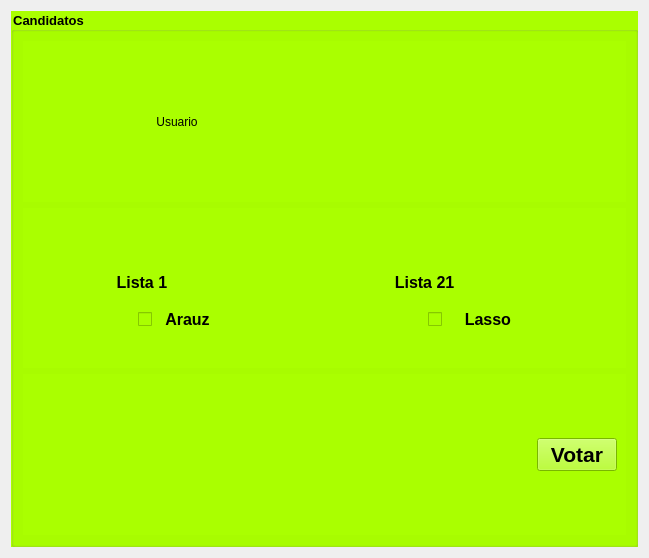
<?xml version="1.0" encoding="UTF-8"?>
<ui version="4.0">
 <class>Votacion</class>
 <widget class="QWidget" name="Votacion">
  <property name="geometry">
   <rect>
    <x>0</x>
    <y>0</y>
    <width>649</width>
    <height>558</height>
   </rect>
  </property>
  <property name="windowTitle">
   <string>Form</string>
  </property>
  <layout class="QGridLayout" name="gridLayout">
   <item row="0" column="0">
    <widget class="QGroupBox" name="grpBcandidatos_2">
     <property name="font">
      <font>
       <pointsize>10</pointsize>
       <weight>75</weight>
       <bold>true</bold>
      </font>
     </property>
     <property name="styleSheet">
      <string notr="true">background-color: rgb(171, 235, 255);
background-color: rgb(170, 255, 0);</string>
     </property>
     <property name="title">
      <string>Candidatos</string>
     </property>
     <layout class="QVBoxLayout" name="verticalLayout">
      <item>
       <widget class="QWidget" name="widget" native="true">
        <layout class="QHBoxLayout" name="horizontalLayout">
         <item>
          <widget class="QLabel" name="lblUsuario">
           <property name="text">
            <string>Usuario</string>
           </property>
           <property name="alignment">
            <set>Qt::AlignCenter</set>
           </property>
          </widget>
         </item>
         <item>
          <widget class="QLabel" name="lblNombre">
           <property name="text">
            <string/>
           </property>
           <property name="alignment">
            <set>Qt::AlignCenter</set>
           </property>
          </widget>
         </item>
        </layout>
       </widget>
      </item>
      <item>
       <widget class="QWidget" name="widgetTotal_2" native="true">
        <layout class="QHBoxLayout" name="horizontalLayout_5">
         <item>
          <widget class="QWidget" name="widgetArauz_2" native="true">
           <layout class="QVBoxLayout" name="verticalLayout_7">
            <item>
             <widget class="QLabel" name="label_6">
              <property name="text">
               <string/>
              </property>
              <property name="pixmap">
               <pixmap resource="Fotos.qrc">:/Arauz.png</pixmap>
              </property>
              <property name="scaledContents">
               <bool>true</bool>
              </property>
             </widget>
            </item>
            <item>
             <widget class="QWidget" name="widgetLista1_2" native="true">
              <layout class="QVBoxLayout" name="verticalLayout_8">
               <item>
                <widget class="QLabel" name="lista1">
                 <property name="font">
                  <font>
                   <pointsize>12</pointsize>
                   <weight>75</weight>
                   <bold>true</bold>
                  </font>
                 </property>
                 <property name="text">
                  <string>               Lista 1</string>
                 </property>
                </widget>
               </item>
               <item>
                <widget class="QWidget" name="widgetCheck_3" native="true">
                 <layout class="QHBoxLayout" name="horizontalLayout_6">
                  <item>
                   <spacer name="horizontalSpacer_6">
                    <property name="orientation">
                     <enum>Qt::Horizontal</enum>
                    </property>
                    <property name="sizeHint" stdset="0">
                     <size>
                      <width>40</width>
                      <height>20</height>
                     </size>
                    </property>
                   </spacer>
                  </item>
                  <item>
                   <widget class="QCheckBox" name="Arauz">
                    <property name="font">
                     <font>
                      <pointsize>12</pointsize>
                      <weight>75</weight>
                      <bold>true</bold>
                     </font>
                    </property>
                    <property name="text">
                     <string>  Arauz</string>
                    </property>
                   </widget>
                  </item>
                  <item>
                   <spacer name="horizontalSpacer_7">
                    <property name="orientation">
                     <enum>Qt::Horizontal</enum>
                    </property>
                    <property name="sizeHint" stdset="0">
                     <size>
                      <width>31</width>
                      <height>20</height>
                     </size>
                    </property>
                   </spacer>
                  </item>
                 </layout>
                </widget>
               </item>
              </layout>
             </widget>
            </item>
           </layout>
          </widget>
         </item>
         <item>
          <widget class="QWidget" name="widgetLasso_2" native="true">
           <layout class="QVBoxLayout" name="verticalLayout_9">
            <item>
             <widget class="QLabel" name="label_8">
              <property name="text">
               <string/>
              </property>
              <property name="pixmap">
               <pixmap resource="Fotos.qrc">:/Lasso (2).png</pixmap>
              </property>
              <property name="scaledContents">
               <bool>true</bool>
              </property>
             </widget>
            </item>
            <item>
             <widget class="QWidget" name="widgetLista21_2" native="true">
              <layout class="QVBoxLayout" name="verticalLayout_10">
               <item>
                <widget class="QLabel" name="lista21">
                 <property name="font">
                  <font>
                   <pointsize>12</pointsize>
                   <weight>75</weight>
                   <bold>true</bold>
                  </font>
                 </property>
                 <property name="text">
                  <string>           Lista 21</string>
                 </property>
                </widget>
               </item>
               <item>
                <widget class="QWidget" name="widgetCheck_4" native="true">
                 <layout class="QHBoxLayout" name="horizontalLayout_7">
                  <item>
                   <spacer name="horizontalSpacer_8">
                    <property name="orientation">
                     <enum>Qt::Horizontal</enum>
                    </property>
                    <property name="sizeHint" stdset="0">
                     <size>
                      <width>28</width>
                      <height>20</height>
                     </size>
                    </property>
                   </spacer>
                  </item>
                  <item>
                   <widget class="QCheckBox" name="Lasso">
                    <property name="font">
                     <font>
                      <pointsize>12</pointsize>
                      <weight>75</weight>
                      <bold>true</bold>
                     </font>
                    </property>
                    <property name="text">
                     <string>    Lasso</string>
                    </property>
                   </widget>
                  </item>
                  <item>
                   <spacer name="horizontalSpacer_9">
                    <property name="orientation">
                     <enum>Qt::Horizontal</enum>
                    </property>
                    <property name="sizeHint" stdset="0">
                     <size>
                      <width>40</width>
                      <height>20</height>
                     </size>
                    </property>
                   </spacer>
                  </item>
                 </layout>
                </widget>
               </item>
              </layout>
             </widget>
            </item>
           </layout>
          </widget>
         </item>
        </layout>
       </widget>
      </item>
      <item>
       <widget class="QWidget" name="widgetVotar_2" native="true">
        <layout class="QHBoxLayout" name="horizontalLayout_8">
         <item>
          <spacer name="horizontalSpacer_10">
           <property name="orientation">
            <enum>Qt::Horizontal</enum>
           </property>
           <property name="sizeHint" stdset="0">
            <size>
             <width>390</width>
             <height>20</height>
            </size>
           </property>
          </spacer>
         </item>
         <item>
          <widget class="QPushButton" name="btnVotar">
           <property name="font">
            <font>
             <pointsize>16</pointsize>
             <weight>75</weight>
             <bold>true</bold>
            </font>
           </property>
           <property name="text">
            <string>Votar</string>
           </property>
          </widget>
         </item>
        </layout>
       </widget>
      </item>
     </layout>
    </widget>
   </item>
  </layout>
 </widget>
 <resources>
  <include location="Fotos.qrc"/>
 </resources>
 <connections/>
</ui>
